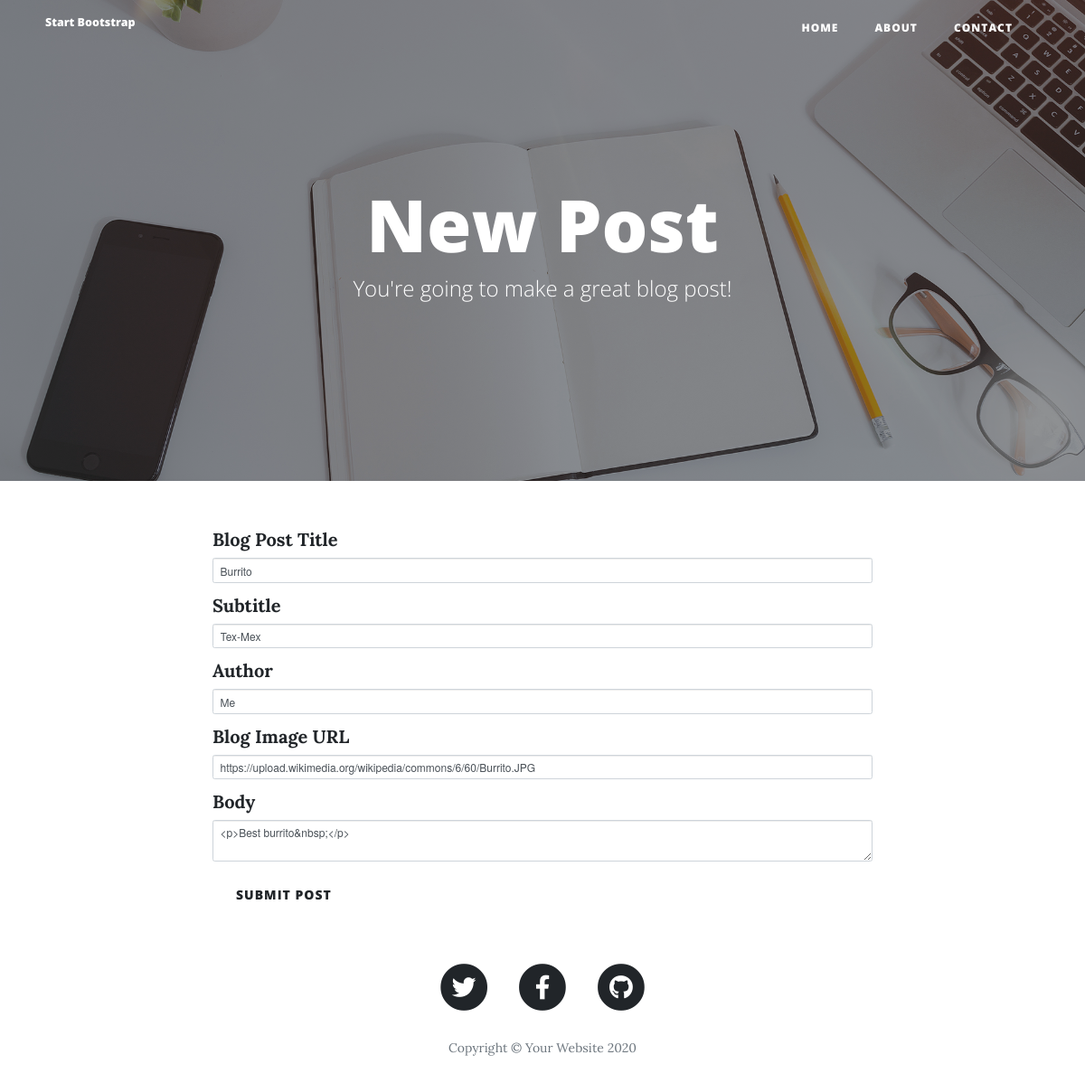
Page /edit-post/5 on the committed database.
### main.py (models this page shows, shortened)
class BlogPost(db.Model):
    id = db.Column(db.Integer, primary_key=True)
    title = db.Column(db.String(250), unique=True, nullable=False)
    subtitle = db.Column(db.String(250), nullable=False)
    date = db.Column(db.String(250), nullable=False)
    body = db.Column(db.Text, nullable=False)
    author = db.Column(db.String(250), nullable=False)
    img_url = db.Column(db.String(250), nullable=False)

### main.py (the view)
@app.route("/edit-post/<int:post_id>", methods=['GET', 'POST'])
def edit_post(post_id):
    if request.method == "GET":
        post = BlogPost.query.get(post_id)
        form = CreatePostForm()
        form.title.data = post.title
        form.subtitle.data = post.subtitle
        form.author.data = post.author
        form.img_url.data = post.img_url
        form.body.data = post.body
        return render_template("make-post.html", form=form)
    post = make_new_post(CreatePostForm(),post_id)
    db.session.commit()
    return redirect(url_for("show_post", post_id=post_id))

### main.py
class CreatePostForm(FlaskForm):
    title = StringField("Blog Post Title", validators=[DataRequired()])
    subtitle = StringField("Subtitle", validators=[DataRequired()])
    author = StringField("Author", validators=[DataRequired()])
    img_url = StringField("Blog Image URL", validators=[DataRequired(), URL()])
    body = CKEditorField("Body")
    submit = SubmitField("Submit Post")

### templates/make-post.html (shortened to what this page needs)
{% extends 'bootstrap/base.html' %}
{% import "bootstrap/wtf.html" as wtf %}
{% block content %}
{% include "header.html" %}
  <header class="masthead" style="background-image: url('{{ url_for('static', filename='img/edit-bg.jpg')}}')">
    <div class="overlay"></div>
    <div class="container">
      <div class="row">
        <div class="col-lg-8 col-md-10 mx-auto">
          <div class="page-heading">
            <h1>New Post</h1>
            <span class="subheading">You're going to make a great blog post!</span>
          </div>
        </div>
      </div>
    </div>
  </header>
  <div class="container">
    <div class="row">
      <div class="col-lg-8 col-md-10 mx-auto">
          {{ wtf.quick_form(form, novalidate=True)}}
      </div>
    </div>
  </div>
{% include "footer.html" %}
{% endblock %}

### rows in the picture
BlogPost: title "Burrito", subtitle "Tex-Mex", author "Me", img_url "https://upload.wikimedia.org/wikipedia/commons/6/60/Burrito.JPG", body "<p>Best burrito&nbsp;</p>"
